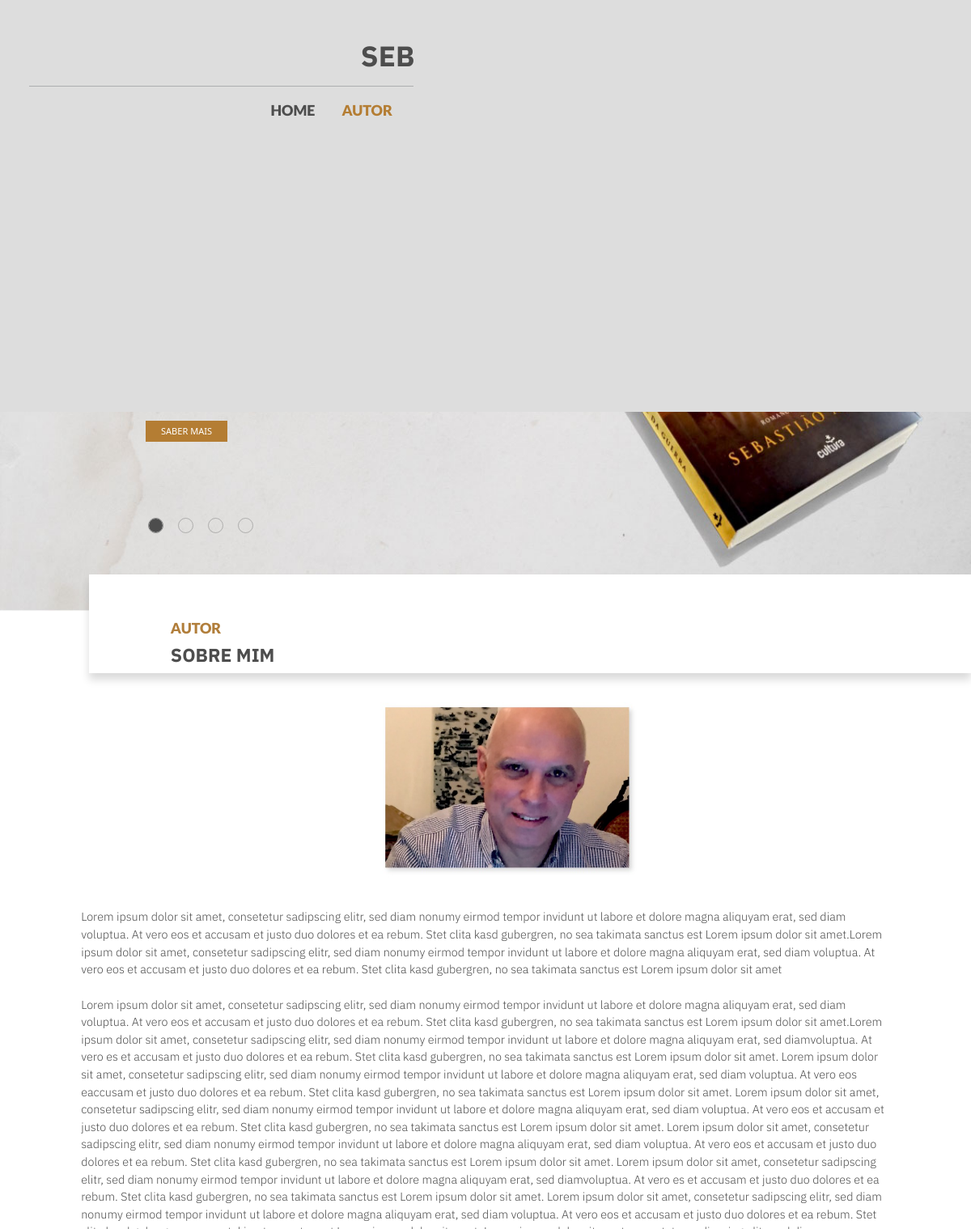
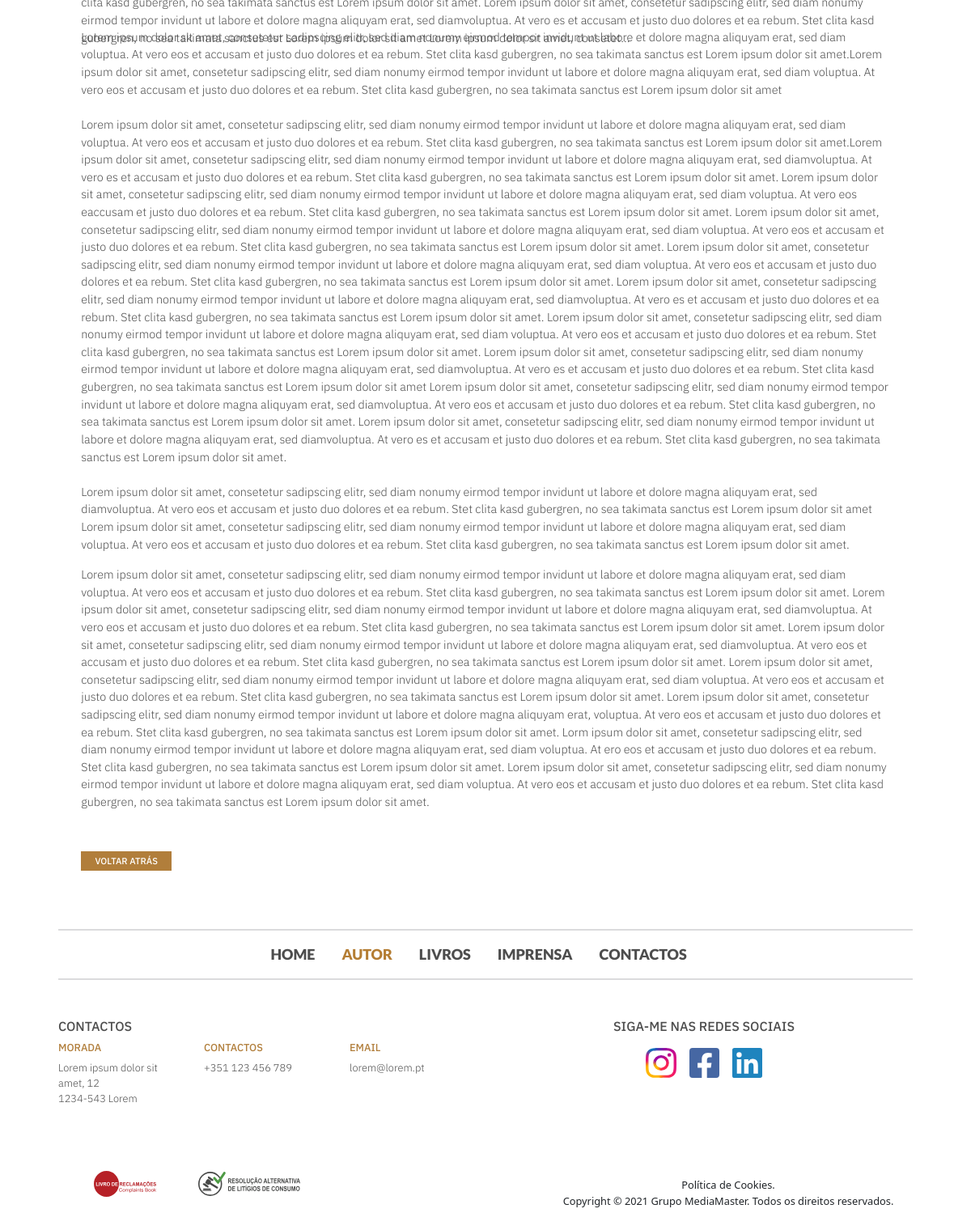
The page /autor on the database its author committed (2 pictures, top to bottom).
### tables this page shows
CREATE TABLE `carrossel` (
  `id` int(11) NOT NULL,
  `imagem_desktop` varchar(2000) NOT NULL,
  `imagem_mobile` varchar(2000) NOT NULL,
  `categoria` varchar(100) DEFAULT NULL,
  `titulo` varchar(500) NOT NULL,
  `descricao` varchar(2000) NOT NULL,
  `data_atualizacao` varchar(500) NOT NULL,
  `posicao` tinyint(4) DEFAULT NULL,
  `link` varchar(5000) NOT NULL
);

CREATE TABLE `autor` (
  `id` int(11) NOT NULL,
  `img` varchar(5000) NOT NULL,
  `texto` longtext NOT NULL
);

CREATE TABLE `contactos` (
  `id` int(11) NOT NULL,
  `morada` varchar(100) NOT NULL,
  `telefone` varchar(100) NOT NULL,
  `email` varchar(100) NOT NULL,
  `horario` varchar(100) NOT NULL
);

CREATE TABLE `redessociais` (
  `id` int(11) NOT NULL,
  `img_insta` longtext NOT NULL,
  `link_insta` longtext NOT NULL,
  `img_facebook` longtext NOT NULL,
  `link_facebook` longtext NOT NULL,
  `img_linkedin` longtext NOT NULL,
  `link_linkedin` longtext NOT NULL
);

### models/autor_model.php (called while the page is built)
<?php
$autor = selectSqlUnico("SELECT * FROM autor");
require_once("componentes/header.php");
require_once("views/autor_view.php");
require_once("componentes/footer.php");
?>

### config/config.php (called while the page is built, shortened)
<?php
$url_base = "http://localhost/sebastiao_alves/";
?>

### config/base_dados.php (called while the page is built, shortened)
<?php
$pdo = new PDO("mysql:dbname=".$base_dados["dbname"].";host=".$base_dados["host"],
$base_dados["user"], $base_dados["password"]);
function selectSql($sql){
    global $pdo;
    $query = $pdo->query($sql);
    return $query->fetchAll((PDO::FETCH_ASSOC));
}
function selectSqlUnico($sql){
    global $pdo;
    $query = $pdo->query($sql);
    return $query->fetch(PDO::FETCH_ASSOC);
}
?>

### views/autor_view.php (the view, shortened to what this page needs)
<main class="container-fluid">
    <div class="row offset-md-1">
        <div class="col caixa_titulos" id="caixa_branca">
            <h1 class="mt-5 pt-2 offset-1">Autor</h1>
            <h3 class="offset-1">Sobre Mim</h3>
        </div>
    </div>
    <div class="row">
        <div class="col-12">
            <div class="mt-5 pt-2 mt-md-0 pt-md-0">
                <div class="img_caixa d-flex justify-content-center mt-md-0">
                    <img id="img_autor" src="<?=$autor["img"];?>" alt="">
                </div>
                <div class="descricao_home mt-5 mx-auto mt-md-0">
                    <div class="paragrafo_home mt-3" id="texto_abreviado">
                        <p id="descricao_autor"><?=substr($autor["texto"],0, 3000);?>...</p>
                    </div>
                    <div class="paragrafo_home mt-3 d-none d-md-block" id="texto_completo">
                        <p id="descricao_autor"><?=$autor["texto"];?></p>
                    </div>
                    <div class="text-center mt-3 text-md-start mt-md-5">
                        <button class="btn-voltar_atras" onclick="history.back()">Voltar Atrás</button>
                    </div>
                </div>
            </div>
        </div>
    </div>
</main>

### componentes/header.php (shortened to what this page needs)
<?php
$carrossel = selectSql("SELECT * FROM carrossel");
?>
<!DOCTYPE html>
<html lang="pt">
    <head>
        <link href="https://cdn.jsdelivr.net/npm/bootstrap@5.3.0-alpha1/dist/css/bootstrap.min.css" rel="stylesheet">
        <link rel="stylesheet" href="<?=($rotas[0] == "livros") ? "../public/estilo.css" : "public/estilo.css"?>">
    </head>
    <body>
        <header class="container-fluid d-none d-md-block">
            <div class="row position-absolute text-center z-3 w-100">
                <div class="col-12">
                    <h1 class="mt-5" id="titulo_principal">Sebastião Alves</h1>
                    <hr class=" mb-0 mx-4" id="linha_separadora">
                    <div class="d-flex justify-content-center">
                        <nav class="navbar navbar-expand-md">
                            <div class="container-fluid">
                                <div class="collapse navbar-collapse" id="navbarNavDropdown">
                                    <ul class="navbar-nav">
                                        <li class="nav-item">
                                            <a class="nav-link <?=($rotas[0] == "home") ? "active" : "";?>" aria-current="page" href="<?=$url_base."home";?>">Home</a>
                                        </li>
                                        <li class="nav-item">
                                            <a class="nav-link <?=($rotas[0] == "autor") ? "active" : "";?>" href="<?=$url_base."autor";?>">Autor</a>
                                        </li>
                                        <li class="nav-item dropdown">
                                            <a class="nav-link <?=($rotas[0] == "livros") ? "active" : "";?>" href="#" role="button" data-bs-toggle="dropdown" aria-expanded="false" id="botao_livros">
                                            </a>
                                        </li>
                                        <li class="nav-item">
                                            <a class="nav-link <?=($rotas[0] == "imprensa") ? "active" : "";?>" href="<?=$url_base."imprensa";?>">Imprensa</a>
                                        </li>
                                        <li class="nav-item">
                                            <a class="nav-link <?=($rotas[0] == "contactos") ? "active" : "";?>" href="<?=$url_base."contactos";?>">Contactos</a>
                                        </li>
                                    </ul>
                                </div>
                            </div>
                        </nav>
                    </div>
                </div>
            </div>
            <div class="row">
                <div class="carrosel col-12 p-0 mx-0">
                    <div id="carouselExampleInterval" class="carousel slide" data-bs-ride="carousel" data-bs-interval="4000">
                        <div class="carousel-inner">
                            <?php $active = 0; foreach($carrossel as $chave => $c):?>
                                <div class="carousel-item <?=($active == 0) ? "active" : ""?>">
                                    <img src="<?=(!empty(($rotas[1]))) ? "../" . $c["imagem_desktop"] : $c["imagem_desktop"];?>" class="d-block w-100" alt="">
                                    <div class="carousel-caption text-start mb-5 pb-5 d-sm-col-12">
                                        <h6 class="mb-4"><?=$c["categoria"];?></h6>
                                        <h5><?=$c["titulo"];?></h5>
                                        <p class="col-12"><?=$c["descricao"];?></p>
                                        <a href="<?=$url_base."livros/".$c["id"];?>">
                                            <button class="btn px-3 py-1" type="submit">Saber Mais</button>
                                        </a>
                                    </div>
                                </div>
                                <?php $active = 1; ?>
                            <?php endforeach;?>
                        </div>
                        <div class="carousel-indicators col d-flex justify-content-start mb-5 pb-5">
                            <?php foreach($carrossel as $chave => $c): ?>
                                <button type="button" data-bs-target="#carouselExampleInterval" data-bs-slide-to="<?=$chave?>" <?=($chave == 0) ? 'class="active" aria-current="true" aria-label="Slide 1"' : 'aria-label="Slide '.($chave+1).'"'?>></button>
                            <?php endforeach;?>
                        </div>
                    </div>
                </div>
            </div>
        </header>

### componentes/footer.php (shortened to what this page needs)
<?php
$social = selectSqlUnico("SELECT * FROM redessociais");
$contactos = selectSqlUnico("SELECT * FROM contactos");
?>
        <footer class="container-fluid d-none d-md-block">
            <div class="row mt-5 pt-4">
                <div class="col">
                    <hr class="linha_footer mx-4 mt-1 mb-0">
                    <div class="d-flex justify-content-center">
                        <nav class="navbar navbar-expand-md">
                            <div class="container-fluid ">
                                <div class="collapse navbar-collapse" id="navbarNavDropdown">
                                    <ul class="navbar-nav">
                                        <li class="nav-item">
                                            <a class="nav-link <?=($rotas[0] == "home") ? "active" : "";?>" aria-current="page" href="home">Home</a>
                                        </li>
                                        <li class="nav-item">
                                            <a class="nav-link <?=($rotas[0] == "autor") ? "active" : "";?>" href="autor">Autor</a>
                                        </li>
                                        <li class="nav-item dropdown">
                                            <a class="nav-link <?=($rotas[0] == "livros") ? "active" : "";?>" href="#" onclick="aguarde()">
                                                Livros
                                            </a>
                                        </li>
                                        <li class="nav-item">
                                            <a class="nav-link <?=($rotas[0] == "imprensa") ? "active" : "";?>" href="imprensa">Imprensa</a>
                                        </li>
                                        <li class="nav-item">
                                            <a class="nav-link <?=($rotas[0] == "contactos") ? "active" : "";?>" href="contactos">Contactos</a>
                                        </li>
                                    </ul>
                                </div>
                            </div>
                        </nav>
                    </div>
                    <hr class="linha_footer mx-4 mt-1 mb-0">
                </div>
            </div>
            <div class="row d-flex justify-content-center mx-5 mt-5">
                <div class="col-6 rodape">
                    <h3>Contactos</h3>
                </div>
                <div class="col-6 rodape text-center">
                    <h3>Siga-me nas Redes Sociais</h3>
                </div>
            </div>
            <div class="row mx-5">
                <div class="col-md-2 t_campo">
                    <h4>Morada</h4>
                    <p><?=$contactos["morada"];?></p>
                </div>
                <div class="col-md-2 t_campo">
                    <h4>Contactos</h4>
                    <p><?=$contactos["telefone"];?></p>
                </div>
                <div class="col-md-2 t_campo">
                    <h4>Email</h4>
                    <p><?=$contactos["email"];?></p>
                </div>
                <div class="col-6 d-flex justify-content-center gap-3 mt-2">
                    <a href="<?=$social["link_insta"];?>" target="_blank">
                        <img src="<?=($rotas[0] == "livros") ? "../".$social["img_insta"] : $social["img_insta"];?>" alt="insta">
                    </a>
                    <a href="<?=$social["link_facebook"];?>" target="_blank">
                        <img src="<?=($rotas[0] == "livros") ? "../".$social["img_facebook"] : $social["img_facebook"];?>" alt="iface">
                    </a>
                    <a href="<?=$social["link_linkedin"];?>" target="_blank">
                        <img src="<?=($rotas[0] == "livros") ? "../".$social["img_linkedin"] : $social["img_linkedin"];?>" alt="linkedin">
                    </a>
                </div>
            </div>
            <div class="row">
                <div class="col-5 offset-1 mt-5 p-3">
                    <img src="<?=(($rotas[0] == "livros") ? "../" : "") . "public/imagensdesktop/livroreclamacoes.svg";?>" alt="reclamaçoes">
                    <a href="https://sebastiaoalves.com/ralc" target="_black;">
                        <img class="ms-5" src="<?=(($rotas[0] == "livros") ? "../" : "") . "public/imagensdesktop/ralc.svg";?>" alt="resoluçao_alternativa">
                    </a>
                </div>
                <div class="col-6 mt-5 p-3 text-center" id="cookies">
                    <p class="mt-2">
                        Política de Cookies.<br>
                        Copyright &copy; 2021 Grupo MediaMaster. Todos os direitos reservados.
                    </p>
                </div>
            </div>
        </footer>
    </body>
</html>

### rows shown on the page
carrossel: imagem_desktop (picture)
autor: img (picture), texto "Lorem ipsum dolor sit amet, consetetur sadipscing elitr, sed diam nonumy eirmod tempor invidunt ut labore et dolore magna aliquyam erat, sed diam voluptua. At vero eos et accusam et justo duo dolores et ea rebum. Stet clita kasd gubergren, no sea takimata sanctus est Lorem ipsum dolor sit amet.Lorem ipsum dolor sit amet, consetetur sadipscing elitr, sed diam nonumy eirmod tempor invidunt ut labore et dolore magna aliquyam erat, sed diam voluptua. At vero eos et accusam et justo duo dolores et ea rebum. Stet clita kasd gubergren, no sea takimata sanctus est Lorem ipsum dolor sit amet Lorem ipsum dolor sit amet, consetetur sadipscing elitr, sed diam nonumy eirmod tempor invidunt ut labore et…"
contactos: morada "Lorem ipsum dolor sit amet, 12 1234-543 Lorem", telefone "+351 123 456 789", email "lorem@lorem.pt"
redessociais: img_insta (picture), img_facebook (picture), img_linkedin (picture)
